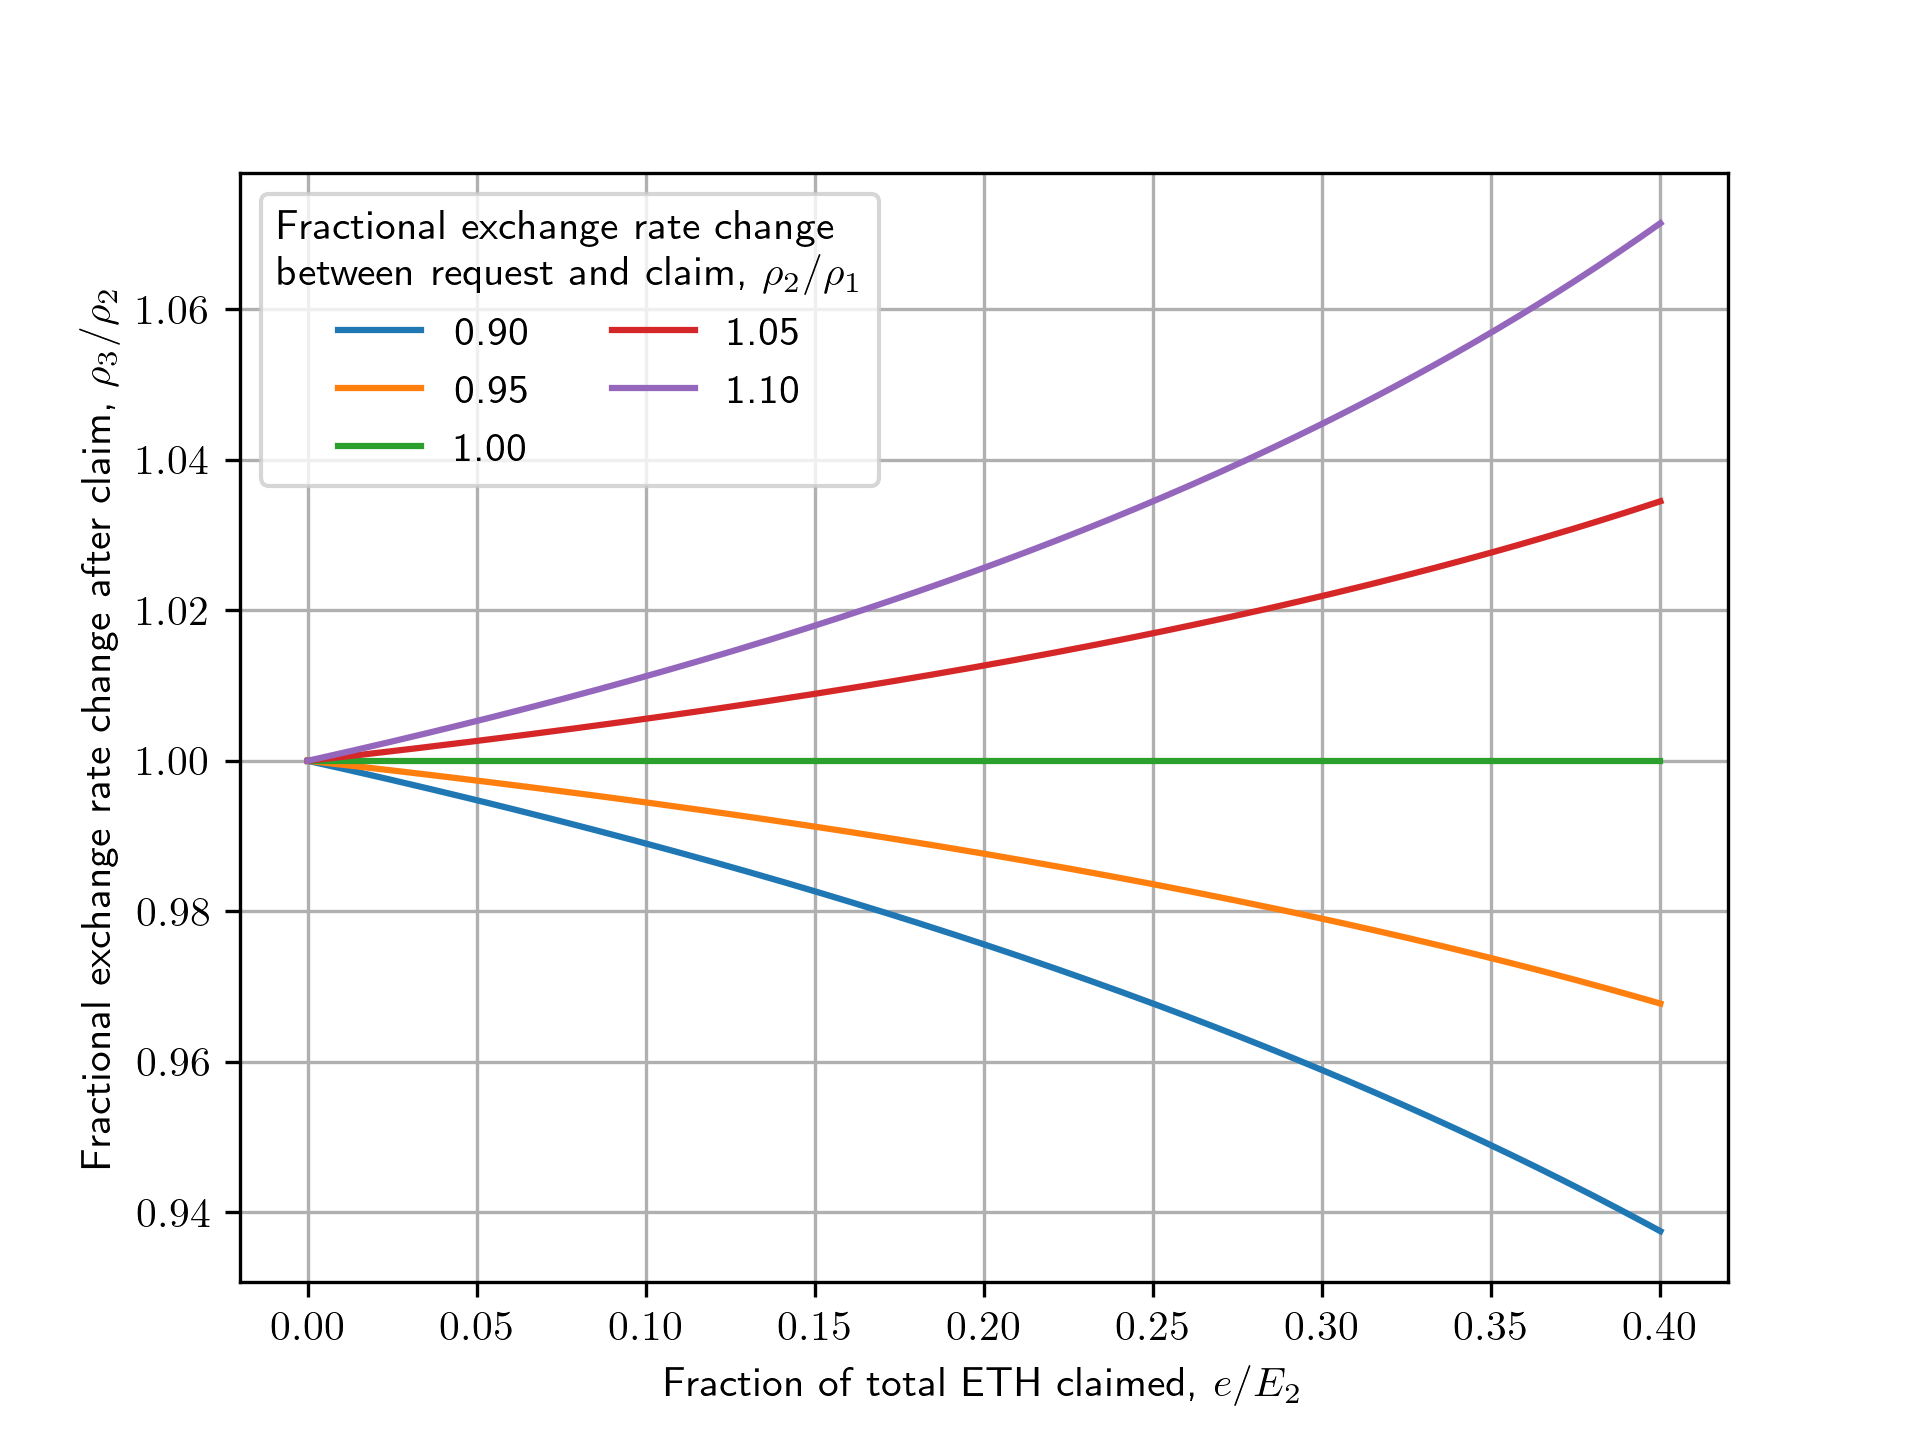

Reproduce this figure in Python.
import matplotlib.pyplot as plt
import numpy as np

plt.rcParams['text.usetex'] = True

# e / E_2
xs = np.linspace(0, 0.4, 200)

def f(x, r):
    return  (1 - x)/ (1 - r * x)

# rho_2 / rho_1
rs = np.linspace(0.9, 1.1, 5)

# rho_3 / rho_2
ys = [f(xs, r) for r in rs]

for r, y in zip(rs, ys):
    plt.plot(xs, y, label=f"{r:.2f}")

plt.grid(True)
plt.legend(title='Fractional exchange rate change\nbetween request and claim, ' + r'$\rho_2/\rho_1$', ncol = 2)
plt.xlabel(r'Fraction of total ETH claimed, $e/E_2$')
plt.ylabel(r'Fractional exchange rate change after claim, $\rho_3/\rho_2$')

plt.savefig('delayed_claim_er_change.png', dpi=300)